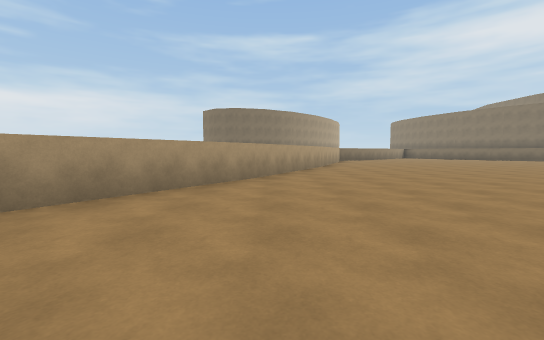
view 1 (above)

20 first-person views from a walk through a Unity game level. The camera is 1.2 m above the floor, tilts 4° down and sees 90° across. The floor is counted in squares, 2.4 m on a side. Each view is taken from the middle of a square. On the plan, view 1 faces up. The plan holds only what a view shows up to about 9 squares ahead; the rest is blank. The place goes on beyond the plan. The player character is not drawn. Some surface patterns are stand-ins.

view 2
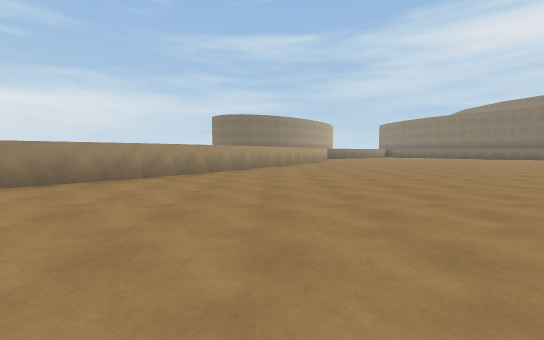

view 3
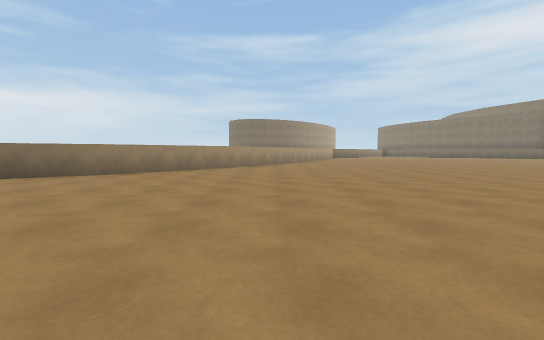

view 4
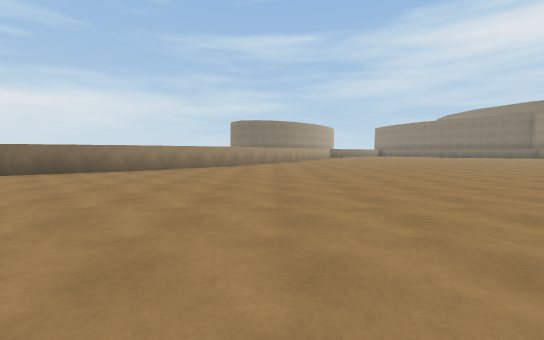

view 5
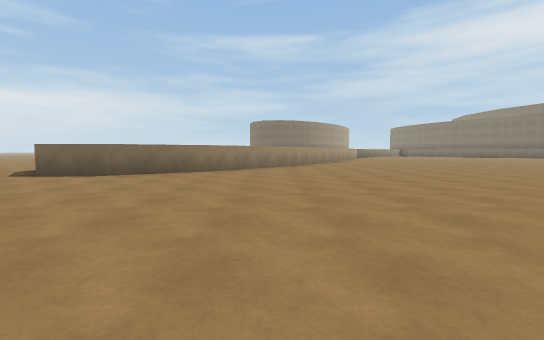

view 6
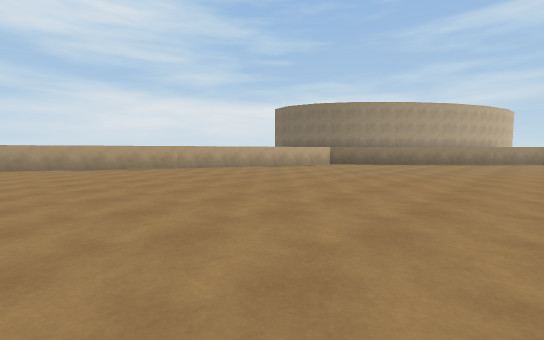

view 7
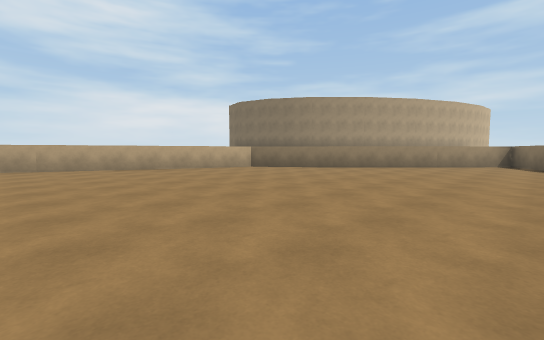

view 8
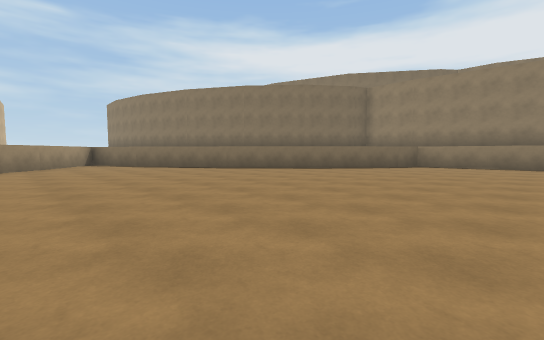

view 9
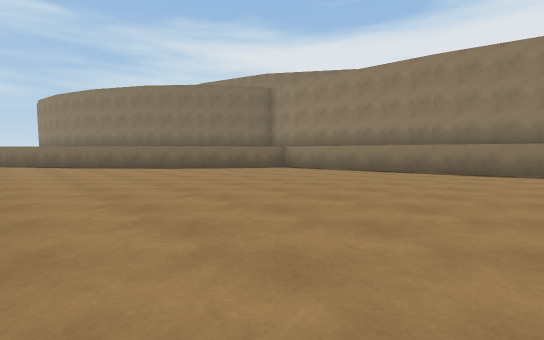

view 10
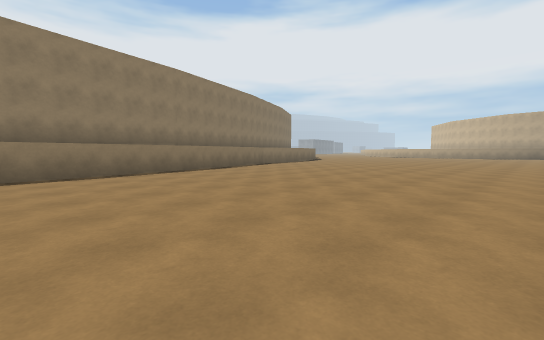

view 11
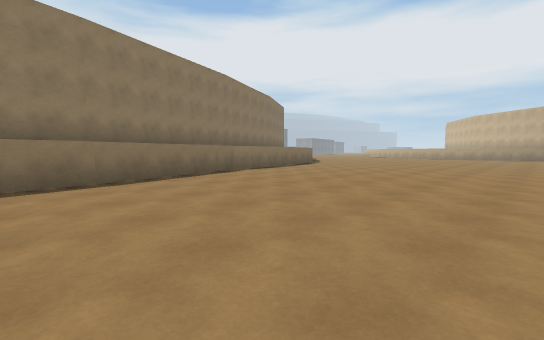

view 12
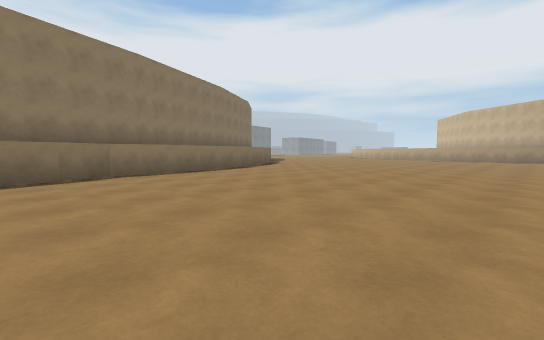

view 13
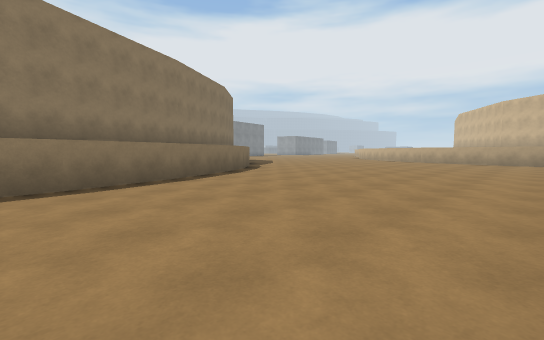

view 14
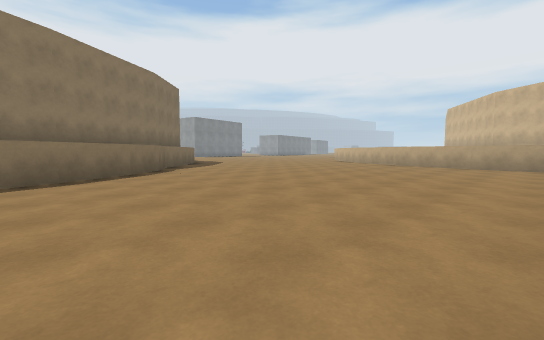

view 15
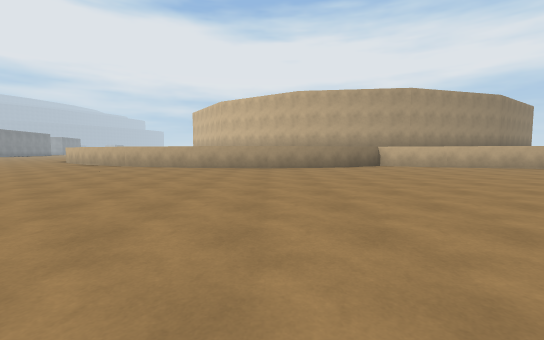

view 16
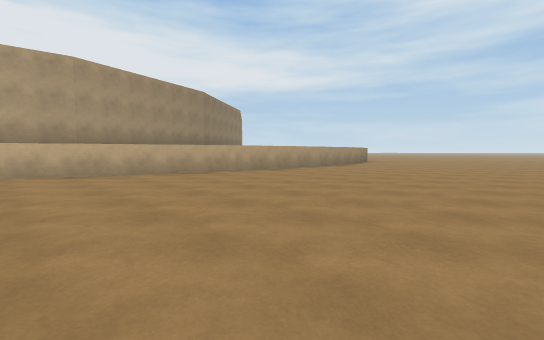

view 17
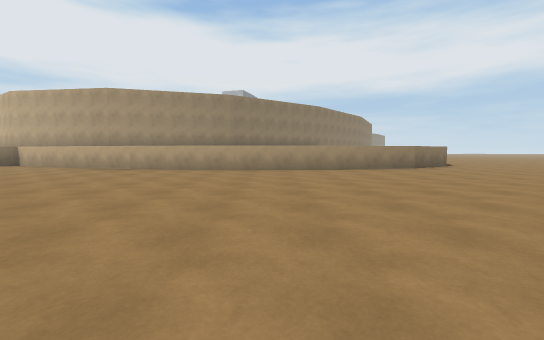

view 18
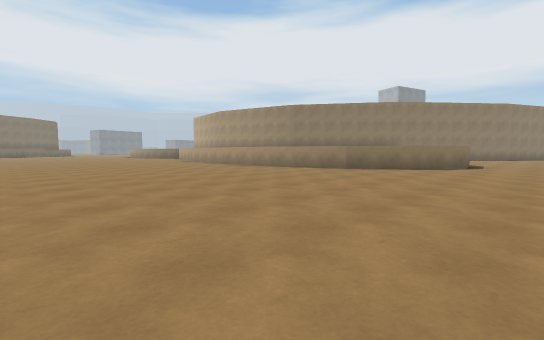

view 19
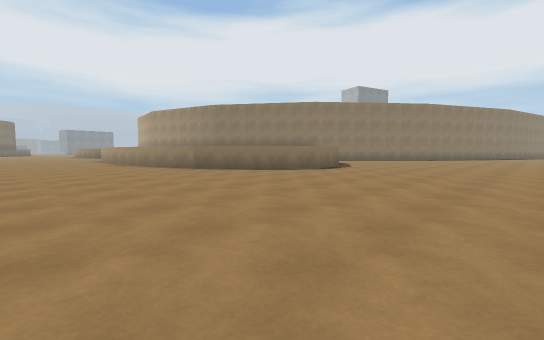

view 20
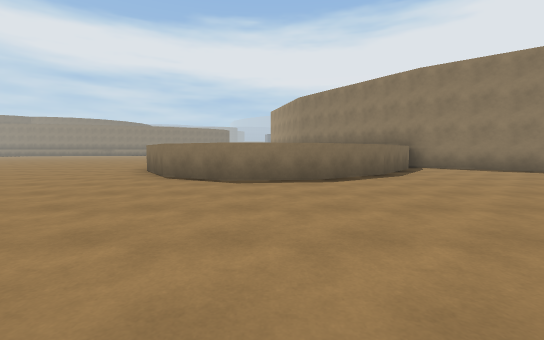

### Floor plan
Points are (right, up) in squares from view 1. A wall is a line through its corners. A room is listed if a view was taken in it or the views show most of it. See-through windows are left out.
Room 1 (views 1, 2, 3, 4, 5, 6, 7, 8, 9, 10, 11, 12, 13, 14, 15, 16, 17, 18, 19, 20)
walls: (-2.3, 2) (-4.4, -0.3) (-6.3, -1.5) (-7.9, -1.5); (2.9, -12.8) (6, -13.2); (5.9, -13.4) (8.7, -14.2) (10.4, -15) (12.1, -14.1) (14.2, -13.8); (0.2, -13.2) (2.9, -13.1); (1.6, 8.6) (-0.3, 5) (-2.4, 1.9); (18.4, 0.2) (16.3, 9.1); (19, -1.2) (19, -0.5) (18.6, 0.4); (19.2, -2.6) (19, -1); (14, -14) (16.4, -14.3); (19.7, -4.2) (19.2, -2.5); (15, -13.9) (15.8, -14); (20.3, -5.7) (19.6, -4.1); (16.3, -14) (18.8, -14.8); (21.1, -7) (20.3, -5.6); (3.1, 12.4) (1.5, 8.5); (16.6, 9) (16.5, 10.9) (15.6, 11.2); (22, -7.9) (21.1, -6.9); (15.7, 11.1) (13.7, 12.7); (18.7, -14.7) (19.2, -15); (22.5, -8.3) (21.9, -7.9); (13.8, 12.6) (11.8, 14.8); (11.9, 14.7) (10.1, 17.4); (-1.4, -20.9) (-3.2, -19.4) (-4.3, -17.8) (-4.5, -16.2) (-3.7, -14.9) (-2.1, -13.8) (0.3, -13.2); (7.8, 17.3) (5.5, 15.1) (3.4, 13.7) (3, 12.3); (10.2, 17.3) (9.3, 19.2) (7.8, 17.1); (-1.6, -22.6) (-0.6, -21.4)

Where each view was taken, in squares from view 1:
view 1: 0 up, 0 right, facing up
view 2: 3 down, 0 right, facing up
view 3: 6 down, 1 left, facing up
view 4: 7 down, 1 left, facing up
view 5: 7 down, 3 left, facing up
view 6: 5 up, 9 right, facing up-left
view 7: 8 up, 10 right, facing up-left
view 8: 8 up, 7 right, facing up-right
view 9: 5 up, 10 right, facing up-right
view 10: 7 up, 11 right, facing down-right
view 11: 4 up, 13 right, facing down-right
view 12: 1 up, 13 right, facing down-right
view 13: 2 down, 15 right, facing down-right
view 14: 5 down, 15 right, facing down-right
view 15: 6 down, 14 right, facing down
view 16: 8 down, 10 right, facing down-left
view 17: 6 down, 2 right, facing down
view 18: 7 down, 6 left, facing down-right
view 19: 10 down, 9 left, facing down-right
view 20: 17 down, 9 left, facing right
